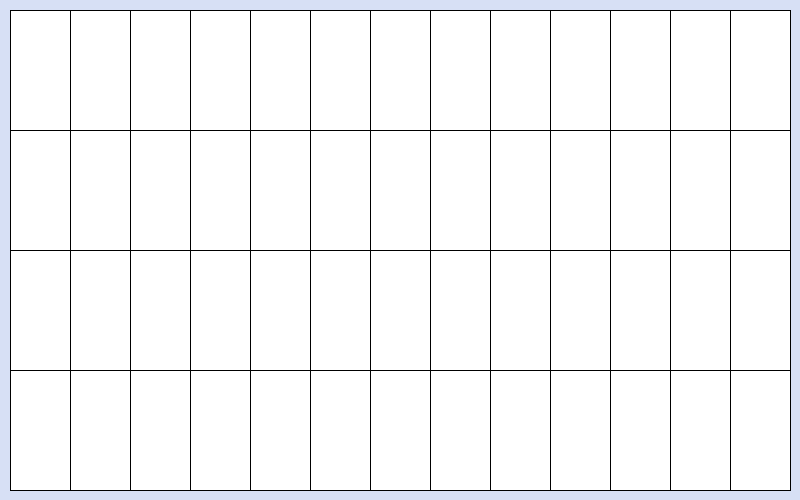
Frame 1 (no input)
Frame 60 (the mouse pressed at the canvas centre just before this capture): identical to frame 1, image omitted
Frame 120 (the mouse held since frame 60 and released just before this capture): identical to frame 1, image omitted

The Processing sketch that drew this single still picture (run headless with seeded random() and noise(); from frame 60 on, the mouse is pressed at the canvas centre):

// Processing sketch: week03_2
// ── week03_2.pde
void setup(){
  size(800,500);
  background(#D7E0F5);
}
void draw(){
  for(int i=0;i<52;i++){
    int x=(i%13)*60+10;
    int y=int(i/13)*120+10;
    rect(x,y, 60,120);
  }
}
